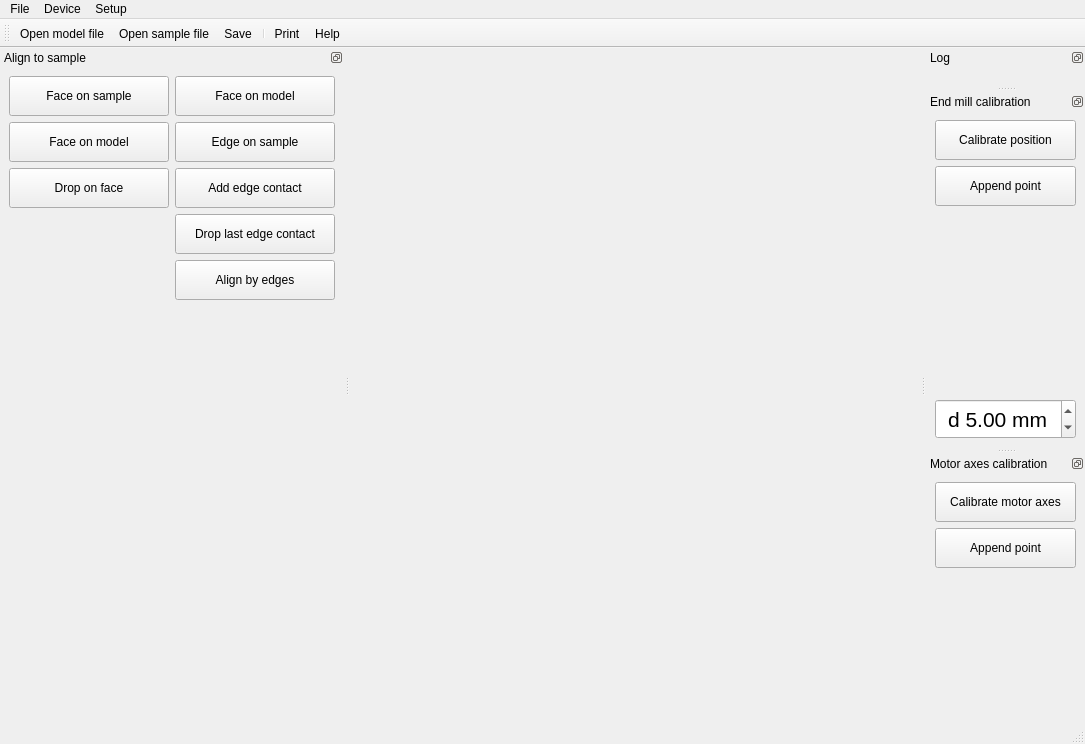
<?xml version="1.0" encoding="UTF-8"?>
<ui version="4.0">
 <class>SimpleView</class>
 <widget class="QMainWindow" name="SimpleView">
  <property name="geometry">
   <rect>
    <x>0</x>
    <y>0</y>
    <width>1085</width>
    <height>744</height>
   </rect>
  </property>
  <property name="windowTitle">
   <string>SimpleView</string>
  </property>
  <property name="windowIcon">
   <iconset resource="../icons/icons.qrc">
    <normaloff>:/Icons/help.png</normaloff>:/Icons/help.png</iconset>
  </property>
  <property name="iconSize">
   <size>
    <width>22</width>
    <height>22</height>
   </size>
  </property>
  <widget class="QWidget" name="centralwidget">
   <layout class="QHBoxLayout" name="horizontalLayout">
    <item>
     <widget class="QVTKWidget" name="qvtkWidget" native="true">
      <property name="sizePolicy">
       <sizepolicy hsizetype="Expanding" vsizetype="Expanding">
        <horstretch>1</horstretch>
        <verstretch>1</verstretch>
       </sizepolicy>
      </property>
      <property name="minimumSize">
       <size>
        <width>300</width>
        <height>300</height>
       </size>
      </property>
     </widget>
    </item>
   </layout>
  </widget>
  <widget class="QMenuBar" name="menubar">
   <property name="geometry">
    <rect>
     <x>0</x>
     <y>0</y>
     <width>1085</width>
     <height>27</height>
    </rect>
   </property>
   <widget class="QMenu" name="menuFile">
    <property name="title">
     <string>File</string>
    </property>
    <addaction name="actionOpenModelFile"/>
    <addaction name="actionOpenSampleFile"/>
    <addaction name="actionSave"/>
    <addaction name="separator"/>
    <addaction name="actionPrint"/>
    <addaction name="actionHelp"/>
    <addaction name="actionExit"/>
   </widget>
   <widget class="QMenu" name="menuDevice">
    <property name="title">
     <string>Device</string>
    </property>
   </widget>
   <widget class="QMenu" name="menuSetup">
    <property name="title">
     <string>Setup</string>
    </property>
    <addaction name="actionDrive_movement"/>
   </widget>
   <addaction name="menuFile"/>
   <addaction name="menuDevice"/>
   <addaction name="menuSetup"/>
  </widget>
  <widget class="QStatusBar" name="statusbar"/>
  <widget class="QToolBar" name="toolBar">
   <property name="orientation">
    <enum>Qt::Horizontal</enum>
   </property>
   <property name="iconSize">
    <size>
     <width>22</width>
     <height>22</height>
    </size>
   </property>
   <attribute name="toolBarArea">
    <enum>TopToolBarArea</enum>
   </attribute>
   <attribute name="toolBarBreak">
    <bool>false</bool>
   </attribute>
   <addaction name="actionOpenModelFile"/>
   <addaction name="actionOpenSampleFile"/>
   <addaction name="actionSave"/>
   <addaction name="separator"/>
   <addaction name="actionPrint"/>
   <addaction name="actionHelp"/>
  </widget>
  <widget class="QDockWidget" name="logDock">
   <property name="features">
    <set>QDockWidget::DockWidgetFloatable|QDockWidget::DockWidgetMovable</set>
   </property>
   <property name="allowedAreas">
    <set>Qt::RightDockWidgetArea</set>
   </property>
   <property name="windowTitle">
    <string>Log</string>
   </property>
   <attribute name="dockWidgetArea">
    <number>2</number>
   </attribute>
   <widget class="QWidget" name="dockWidgetContents"/>
  </widget>
  <widget class="QDockWidget" name="endMill">
   <property name="features">
    <set>QDockWidget::DockWidgetFloatable|QDockWidget::DockWidgetMovable</set>
   </property>
   <property name="allowedAreas">
    <set>Qt::RightDockWidgetArea</set>
   </property>
   <property name="windowTitle">
    <string>End mill calibration</string>
   </property>
   <attribute name="dockWidgetArea">
    <number>2</number>
   </attribute>
   <widget class="QWidget" name="dockWidgetContents_2">
    <layout class="QVBoxLayout" name="verticalLayout">
     <item>
      <widget class="QPushButton" name="emCalibrate">
       <property name="minimumSize">
        <size>
         <width>0</width>
         <height>40</height>
        </size>
       </property>
       <property name="text">
        <string>Calibrate position</string>
       </property>
       <property name="checkable">
        <bool>true</bool>
       </property>
      </widget>
     </item>
     <item>
      <widget class="QPushButton" name="emAppend">
       <property name="minimumSize">
        <size>
         <width>0</width>
         <height>40</height>
        </size>
       </property>
       <property name="text">
        <string>Append point</string>
       </property>
       <property name="checkable">
        <bool>true</bool>
       </property>
      </widget>
     </item>
     <item>
      <spacer name="verticalSpacer">
       <property name="orientation">
        <enum>Qt::Vertical</enum>
       </property>
       <property name="sizeHint" stdset="0">
        <size>
         <width>20</width>
         <height>8</height>
        </size>
       </property>
      </spacer>
     </item>
     <item>
      <widget class="QDoubleSpinBox" name="emDiameter">
       <property name="minimumSize">
        <size>
         <width>0</width>
         <height>40</height>
        </size>
       </property>
       <property name="font">
        <font>
         <pointsize>16</pointsize>
        </font>
       </property>
       <property name="alignment">
        <set>Qt::AlignCenter</set>
       </property>
       <property name="prefix">
        <string>d </string>
       </property>
       <property name="suffix">
        <string> mm</string>
       </property>
       <property name="minimum">
        <double>0.100000000000000</double>
       </property>
       <property name="maximum">
        <double>20.000000000000000</double>
       </property>
       <property name="value">
        <double>5.000000000000000</double>
       </property>
      </widget>
     </item>
    </layout>
   </widget>
  </widget>
  <widget class="QDockWidget" name="dockWidget">
   <property name="features">
    <set>QDockWidget::DockWidgetFloatable|QDockWidget::DockWidgetMovable</set>
   </property>
   <property name="allowedAreas">
    <set>Qt::RightDockWidgetArea</set>
   </property>
   <property name="windowTitle">
    <string>Motor axes calibration</string>
   </property>
   <attribute name="dockWidgetArea">
    <number>2</number>
   </attribute>
   <widget class="QWidget" name="dockWidgetContents_3">
    <layout class="QVBoxLayout" name="verticalLayout_2">
     <item>
      <widget class="QPushButton" name="motoCalibrate">
       <property name="minimumSize">
        <size>
         <width>0</width>
         <height>40</height>
        </size>
       </property>
       <property name="text">
        <string>Calibrate motor axes</string>
       </property>
       <property name="checkable">
        <bool>true</bool>
       </property>
      </widget>
     </item>
     <item>
      <widget class="QPushButton" name="motoAppend">
       <property name="minimumSize">
        <size>
         <width>0</width>
         <height>40</height>
        </size>
       </property>
       <property name="text">
        <string>Append point</string>
       </property>
       <property name="checkable">
        <bool>true</bool>
       </property>
      </widget>
     </item>
     <item>
      <spacer name="verticalSpacer_2">
       <property name="orientation">
        <enum>Qt::Vertical</enum>
       </property>
       <property name="sizeHint" stdset="0">
        <size>
         <width>20</width>
         <height>10</height>
        </size>
       </property>
      </spacer>
     </item>
    </layout>
   </widget>
  </widget>
  <widget class="QDockWidget" name="dockWidget_2">
   <property name="features">
    <set>QDockWidget::DockWidgetFloatable|QDockWidget::DockWidgetMovable</set>
   </property>
   <property name="allowedAreas">
    <set>Qt::RightDockWidgetArea</set>
   </property>
   <property name="windowTitle">
    <string>Align to sample</string>
   </property>
   <attribute name="dockWidgetArea">
    <number>1</number>
   </attribute>
   <widget class="QWidget" name="dockWidgetContents_4">
    <layout class="QVBoxLayout" name="verticalLayout_3">
     <item>
      <layout class="QGridLayout" name="gridLayout">
       <item row="4" column="1">
        <widget class="QPushButton" name="alignByEdges">
         <property name="minimumSize">
          <size>
           <width>160</width>
           <height>40</height>
          </size>
         </property>
         <property name="text">
          <string>Align by edges</string>
         </property>
        </widget>
       </item>
       <item row="3" column="1">
        <widget class="QPushButton" name="dropLastEdge">
         <property name="minimumSize">
          <size>
           <width>160</width>
           <height>40</height>
          </size>
         </property>
         <property name="text">
          <string>Drop last edge contact</string>
         </property>
        </widget>
       </item>
       <item row="1" column="0">
        <widget class="QPushButton" name="faceOnModel_2">
         <property name="minimumSize">
          <size>
           <width>160</width>
           <height>40</height>
          </size>
         </property>
         <property name="text">
          <string>Face on model</string>
         </property>
         <property name="checkable">
          <bool>true</bool>
         </property>
         <attribute name="buttonGroup">
          <string notr="true">buttonGroup</string>
         </attribute>
        </widget>
       </item>
       <item row="0" column="0">
        <widget class="QPushButton" name="faceOnSample">
         <property name="minimumSize">
          <size>
           <width>160</width>
           <height>40</height>
          </size>
         </property>
         <property name="text">
          <string>Face on sample</string>
         </property>
         <property name="checkable">
          <bool>true</bool>
         </property>
         <attribute name="buttonGroup">
          <string notr="true">buttonGroup</string>
         </attribute>
        </widget>
       </item>
       <item row="2" column="0">
        <widget class="QPushButton" name="dropOnFace">
         <property name="minimumSize">
          <size>
           <width>160</width>
           <height>40</height>
          </size>
         </property>
         <property name="text">
          <string>Drop on face</string>
         </property>
        </widget>
       </item>
       <item row="0" column="1">
        <widget class="QPushButton" name="faceOnModel">
         <property name="minimumSize">
          <size>
           <width>160</width>
           <height>40</height>
          </size>
         </property>
         <property name="text">
          <string>Face on model</string>
         </property>
         <property name="checkable">
          <bool>true</bool>
         </property>
         <attribute name="buttonGroup">
          <string notr="true">buttonGroup</string>
         </attribute>
        </widget>
       </item>
       <item row="2" column="1">
        <widget class="QPushButton" name="addEdgeContact">
         <property name="minimumSize">
          <size>
           <width>160</width>
           <height>40</height>
          </size>
         </property>
         <property name="text">
          <string>Add edge contact</string>
         </property>
         <property name="checkable">
          <bool>true</bool>
         </property>
         <attribute name="buttonGroup">
          <string notr="true">buttonGroup</string>
         </attribute>
        </widget>
       </item>
       <item row="1" column="1">
        <widget class="QPushButton" name="edgeOnSample">
         <property name="minimumSize">
          <size>
           <width>160</width>
           <height>40</height>
          </size>
         </property>
         <property name="text">
          <string>Edge on sample</string>
         </property>
         <property name="checkable">
          <bool>true</bool>
         </property>
         <attribute name="buttonGroup">
          <string notr="true">buttonGroup</string>
         </attribute>
        </widget>
       </item>
      </layout>
     </item>
     <item>
      <spacer name="verticalSpacer_3">
       <property name="orientation">
        <enum>Qt::Vertical</enum>
       </property>
       <property name="sizeHint" stdset="0">
        <size>
         <width>20</width>
         <height>40</height>
        </size>
       </property>
      </spacer>
     </item>
    </layout>
   </widget>
  </widget>
  <action name="actionOpenModelFile">
   <property name="enabled">
    <bool>true</bool>
   </property>
   <property name="icon">
    <iconset resource="../icons/icons.qrc">
     <normaloff>:/Icons/fileopen.png</normaloff>:/Icons/fileopen.png</iconset>
   </property>
   <property name="text">
    <string>Open model file</string>
   </property>
  </action>
  <action name="actionExit">
   <property name="text">
    <string>Exit</string>
   </property>
  </action>
  <action name="actionPrint">
   <property name="icon">
    <iconset resource="../icons/icons.qrc">
     <normaloff>:/Icons/print.png</normaloff>:/Icons/print.png</iconset>
   </property>
   <property name="text">
    <string>Print</string>
   </property>
  </action>
  <action name="actionHelp">
   <property name="icon">
    <iconset resource="../icons/icons.qrc">
     <normaloff>:/Icons/help.png</normaloff>:/Icons/help.png</iconset>
   </property>
   <property name="text">
    <string>Help</string>
   </property>
  </action>
  <action name="actionSave">
   <property name="icon">
    <iconset resource="../icons/icons.qrc">
     <normaloff>:/Icons/filesave.png</normaloff>:/Icons/filesave.png</iconset>
   </property>
   <property name="text">
    <string>Save</string>
   </property>
  </action>
  <action name="actionOpenSampleFile">
   <property name="icon">
    <iconset resource="../icons/icons.qrc">
     <normaloff>:/Icons/fileopen.png</normaloff>:/Icons/fileopen.png</iconset>
   </property>
   <property name="text">
    <string>Open sample file</string>
   </property>
   <property name="toolTip">
    <string>Open sample file</string>
   </property>
  </action>
  <action name="actionDrive_movement">
   <property name="text">
    <string>Drive movement</string>
   </property>
  </action>
 </widget>
 <customwidgets>
  <customwidget>
   <class>QVTKWidget</class>
   <extends>QWidget</extends>
   <header>QVTKWidget.h</header>
  </customwidget>
 </customwidgets>
 <resources>
  <include location="../icons/icons.qrc"/>
 </resources>
 <connections/>
 <buttongroups>
  <buttongroup name="buttonGroup"/>
 </buttongroups>
</ui>
